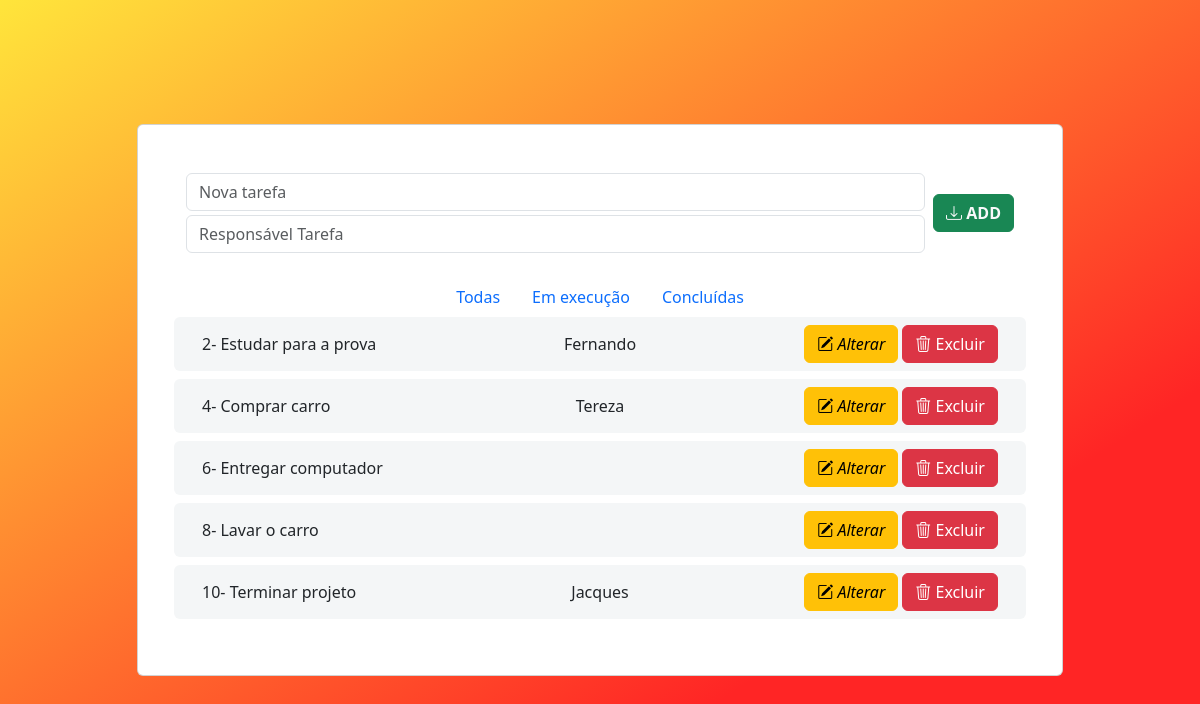
The page / on the database its author committed.
### tables this page shows
CREATE TABLE `t_tarefas` (
  `id` int(11) NOT NULL,
  `descricao` varchar(1000) NOT NULL,
  `responsavel` varchar(100) NOT NULL
);

### index.php (the view, shortened to what this page needs)
<?php include_once "header.php"; ?>
                            <form class="d-flex justify-content-center align-items-center mb-4" action="inserir-tarefa.php" method="post">
                                <div class="form-outline flex-fill">
                                    <input type="text" id="form2" class="form-control" placeholder="Nova tarefa" name="tarefa">
                                    <input type="text" id="form2" class="form-control mt-1" placeholder="Responsável Tarefa" name="responsavel">
                                </div>
                                <button type="submit" class="btn btn-success ms-2 text-light fw-bold"><i class="bi bi-download"></i> ADD</button>
                            </form>
                            <ul class="nav justify-content-center">
                                <li class="nav-item">
                                    <a class="nav-link active" aria-current="page" href="#">Todas</a>
                                </li>
                                <li class="nav-item">
                                    <a class="nav-link" href="#">Em execução</a>
                                </li>
                                <li class="nav-item">
                                    <a class="nav-link" href="#">Concluídas</a>
                                </li>
                            </ul>
                            <ul class="list-group mb-0">
                                <?php
                                include "conexao.php";
                                $sqlBusca = "select * from t_tarefas";
                                $todasAsTarefas = mysqli_query($conexao, $sqlBusca);
                                while ($umaTarefa = mysqli_fetch_assoc($todasAsTarefas)) {
                                ?>
                                    <div class="row list-group-item d-flex align-items-center border-0 mb-2 rounded fundo-cinza justify-content-between">
                                        <div class="col-4"><?php echo $umaTarefa['id']."-"; ?>
                                            <?php echo $umaTarefa['descricao']; ?>
                                        </div>
                                        <div class="col-4 d-flex justify-content-center"><?php echo $umaTarefa['responsavel']; ?></div>
                                        <div class="col-4 d-flex justify-content-end">
                                            <a class='btn btn-warning me-1' href="alterar-tarefa.php?id=<?php echo $umaTarefa['id']; ?>"><i class="bi bi-pencil-square"> Alterar</i></a>
                                            <a class='btn btn-danger' href="excluir-tarefa.php?id=<?php echo $umaTarefa['id']; ?>"><i class="bi bi-trash3"></i> Excluir</a>
                                        </div>
                                </div>
                                <?php
                                }
                                ?>
                            </ul>
<?php include_once "footer.php"; ?>

### header.php (shortened to what this page needs)
<!DOCTYPE html>
<html lang="pt-br">
<head>
    <link href="https://cdn.jsdelivr.net/npm/bootstrap@5.3.0-alpha1/dist/css/bootstrap.min.css" rel="stylesheet">
    <link rel="stylesheet" href="https://cdn.jsdelivr.net/npm/bootstrap-icons@1.10.3/font/bootstrap-icons.css">
</head>
<body>
    <section class="vh-100 fundo">
        <div class="container py-5 h-100">
            <div class="row d-flex justify-content-center align-items-center h-100">
                <div class="col col-xl-10">
                    <div class="card">
                        <div class="card-body p-5">

### footer.php
                        </div>
                    </div>
                </div>
            </div>
        </div>
    </section>
</body>
</html>

### header.php (style rules this page uses)
.fundo { background-color: #FFE53B; background-image: linear-gradient(147deg, #FFE53B 0%, #FF2525 74%); }
.fundo-cinza { background-color: #f4f6f7; }

### rows shown on the page
t_tarefas: id "2", descricao "Estudar para a prova", responsavel "Fernando"
t_tarefas: id "4", descricao "Comprar carro", responsavel "Tereza"
t_tarefas: id "6", descricao "Entregar computador"
t_tarefas: id "8", descricao "Lavar o carro"
t_tarefas: id "10", descricao "Terminar projeto", responsavel "Jacques"
